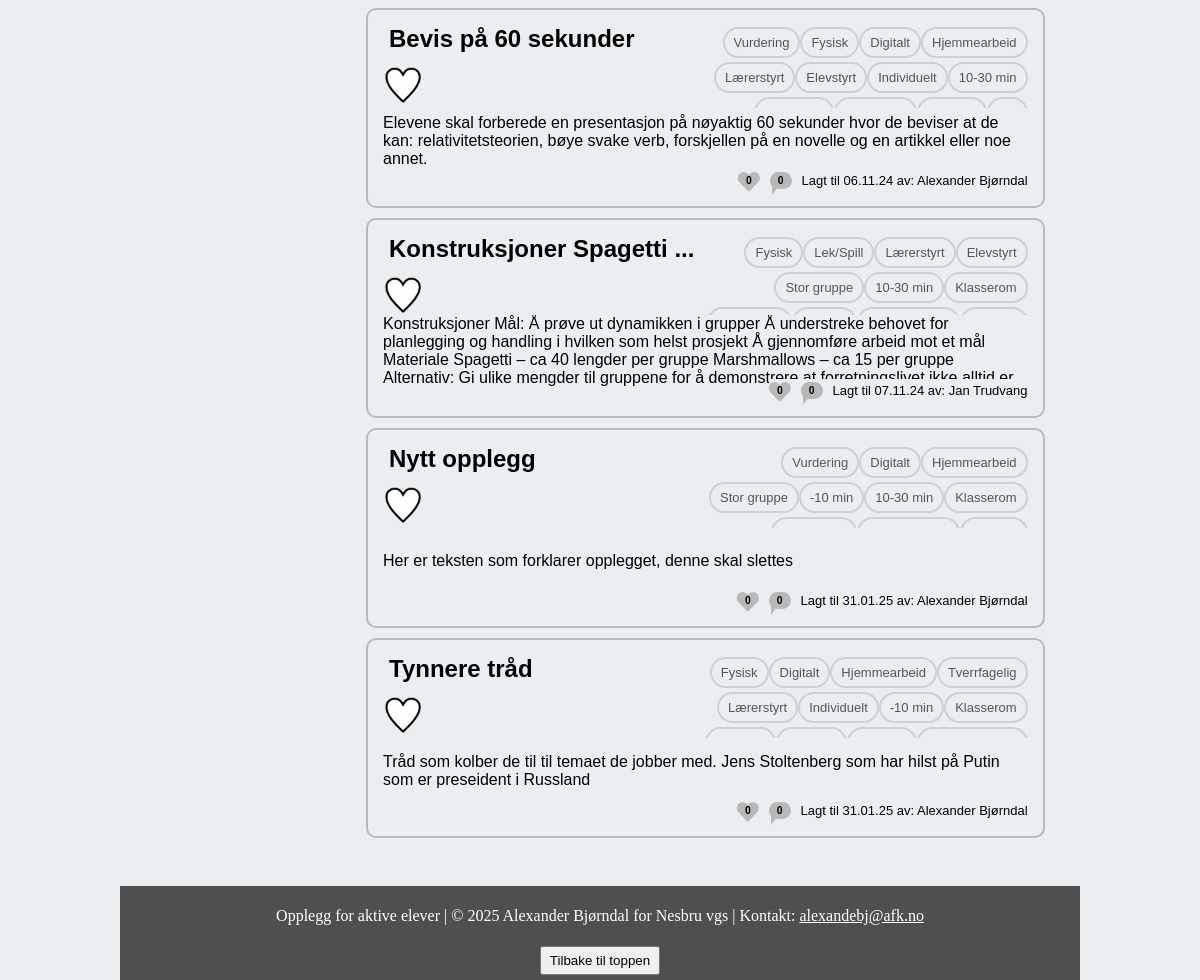
Before: / (lower part) with the older database file.
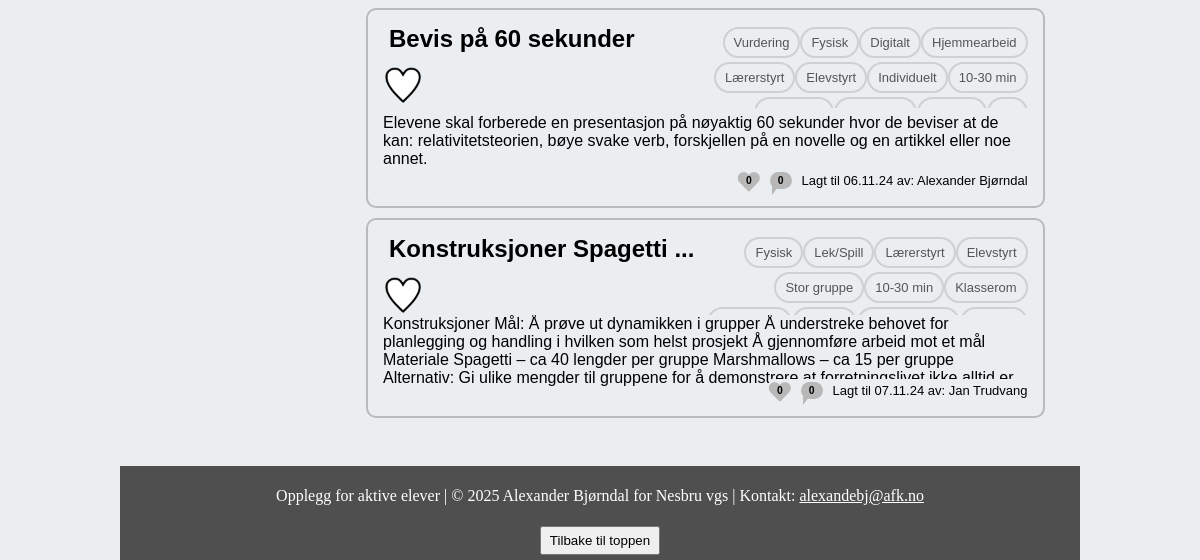
After: the same page with the newer database file.
### website/models.py (models this page shows)
class Opplegg(db.Model):
    __tablename__ = "opplegg"
    id = db.Column(db.Integer, primary_key=True)
    name = db.Column(db.String(1000))
    data = db.Column(db.String(10000))
    date = db.Column(db.DateTime(timezone=True), default=func.now())
    user_id = db.Column(db.Integer, db.ForeignKey('user.id'))
    traits = db.relationship('Trait', secondary=opplegg_traits, backref='opplegg')
    comments = db.relationship('Comment', back_populates='opplegg')

class Trait(db.Model):
    __tablename__ = 'trait'
    id = db.Column(db.Integer, primary_key=True)
    name = db.Column(db.String(100))
    klasse = db.Column(db.String(100))
    forklaring = db.Column(db.String(500))

class User(db.Model, UserMixin):
    __tablename__ = 'user'
    id = db.Column(db.Integer, primary_key=True)
    email = db.Column(db.String(150), unique=True)
    password = db.Column(db.String(150))
    first_name = db.Column(db.String(150))
    role = db.Column(db.String(50), default='user')
    is_email_confirmed = db.Column(db.Boolean, default=False)
    opplegg = db.relationship('Opplegg')
    favorites = db.relationship('Opplegg', secondary=opplegg_user_favorites, backref='user_favorite')
    comments = db.relationship('Comment', back_populates='user')

### website/views.py (the view)
@views.route('/', methods=['GET'])
def home():
    opplegg = Opplegg.query.all()
    users = User.query.all()
    traits = Trait.query.all()
    user_list = []
    for u in users:
        user_list.append([u.id, u.first_name])
    klasse_groups = defaultdict(list)
    for trait in traits:
        klasse_groups[trait.klasse].append(trait)
    opplegg_comment_counts = {
        opplegget.id: Comment.query.filter_by(opplegg_id=opplegget.id).count()
        for opplegget in opplegg
    }
    opplegg_favorites_counts = {
        opplegget.id: len([user for user in users if opplegget in user.favorites])
        for opplegget in opplegg
    }
    return render_template(
        "home.html",
        user=current_user,  # Current user
        users=user_list,     # List of users (ID, first name)
        all_opplegg=opplegg,  # List of all opplegg
        traits=traits,       # List of traits
        klasse_groups=klasse_groups,  # Grouped traits
        opplegg_comment_counts=opplegg_comment_counts,  # Comment counts by opplegg ID
        opplegg_favorites_counts=opplegg_favorites_counts  # Favorites counts by opplegg ID
    )

### website/templates/home.html (shortened to what this page needs)
{% extends "base.html" %}{% block title %}Opplegg for aktive elever{% endblock %} {%
block content %}
<div id="opplegg-color-part">
  <div class="child">
  </div>
  <div class="child" id="opplegg-details">
    <div class="list-group">
      {% for opplegg in all_opplegg %}
      <a href="{{ url_for('views.se_opplegg', opplegg_id=opplegg.id) }}"
        class="list-group-item"
        data-traits="{{ ','.join(opplegg.traits|map(attribute='name')) }}"
        data-title="{{ opplegg.name }}"
        data-description="{{ opplegg.data }}"
        data-is-favorite="{{ 'true' if current_user.is_authenticated and opplegg in current_user.favorites else 'false' }}"
        id="opplegg-{{ opplegg.id }}"
      >
        <div class="opplegg-title">{{ opplegg.name }}</div>
        <article class="opplegg-traits">
          {% for p in opplegg.traits %}
          <button class="opplegg-trait">{{ p.name }}</button>
          {% endfor %}
        </article>
        <form
          action="{{ url_for('views.toggle_favorite') }}"
          method="POST"
          style="display: inline"
        >
          <button
            type="submit"
            style="
              border: none;
              background: transparent;
              padding: 0;
              cursor: pointer;
            "
          >
            <img
              src="{{ url_for('static', filename='Heart-' + ('full' if current_user.is_authenticated and opplegg in current_user.favorites else 'empty') + '.png') }}"
              class="opplegg-favorite"
            />
          </button>
        </form>
        <div class="opplegg-text" readonly>{{ opplegg.data }}</div>
        <div class="opplegg-date-user">
          <div class="favorite-count">
            <i class="fas fa-heart"></i>
            <span class="favorite-number">{{ opplegg_favorites_counts[opplegg.id] }}</span>
          </div>
          <div class="comment-count">
            <span class="comment-bubble">{{ opplegg_comment_counts[opplegg.id] }}</span>
          </div>
          Lagt til {{ opplegg.date.strftime("%d.%m.%y") }} av:
          {% for u in users %}
            {% if u[0] == opplegg.user_id %}
              {{ u[1] }}
            {% endif %}
          {% endfor %}
        </div>
      </a>
      {% endfor %}
    </div>
  </div>
</div>
{% endblock %}

### website/templates/base.html (shortened to what this page needs)
<!DOCTYPE html>
<html>
  <head class="mainclass">
    <link href="https://cdnjs.cloudflare.com/ajax/libs/font-awesome/5.15.4/css/all.min.css" rel="stylesheet">
    <link rel="stylesheet" href="{{ url_for('static', filename='home.css') }}" />
  </head>
  <body class="mainclass">
    <div class="container">{% block content %}{% endblock %}</div>
    <footer>
      <div class="footer-content">
        <p>
          Opplegg for aktive elever | &copy;
          <span id="current-year"></span> Alexander Bjørndal for Nesbru vgs |
          Kontakt: <span id="email1"></span>
        </p>
      </div>
      <button id="back-to-top" onclick="window.scrollTo(0, 0)">
        Tilbake til toppen
      </button>
    </footer>
  </body>
</html>

### website/static/home.css (style rules this page uses)
html, body { height: 100%; margin: 0; display: flex; flex-direction: column; background: #eaeef1; }
#opplegg-color-part { background: #eaeef1; padding: 0.1rem; display: flex; justify-content: space-between; flex-wrap: wrap; }
.child { padding: 1rem; }
.child:first-child { flex: 1; }
.child:last-child { flex: 4; }
.container { font-family: "Font Awesome 5 Free", Tahoma, Geneva, Verdana, sans-serif; flex: 1; display: grid; }
.list-group { display: grid; grid-template-columns: 1fr; grid-template-rows: 1fr; grid-column-gap: 0px; grid-row-gap: 0px; width: 95%; margin: 0 auto; }
.list-group-item { display: grid; border: 2px solid rgb(186, 186, 186); border-radius: 10px; grid-template-columns: repeat(3, 1fr) minmax(0, 3fr); grid-template-rows: 4fr 5fr 1.2fr 9fr 2fr; max-height: 200px; margin-bottom: 10px; padding: 15px; box-sizing: border-box; transition: opacity 0.2s ease, visibility 0.2s ease; }
.opplegg-title { background: #eaeef1; font-size: x-large; font-weight: bolder; align-self: start; -webkit-line-clamp: 1; line-clamp: 1; display: inline-block; overflow: hidden; text-overflow: clip; padding-left: 6px; grid-area: 1 / 1 / 2 / 4; transition: overflow 0.2s; display: -webkit-box; -webkit-box-orient: vertical; min-height: 30px; }
.opplegg-traits { background: #eaeef1; align-self: start; justify-self: end; overflow: hidden; display: inline-block; height: 100%; grid-area: 1 / 4 / 3 / 5; transition: overflow 0.3s; max-height: 100px; max-width: 90vw; flex-shrink: 0; display: flex; flex-direction: row; flex-wrap: wrap; justify-content: flex-end; }
.opplegg-favorite { background: #eaeef1; justify-self: start; grid-area: 2 / 1 / 3 / 2; cursor: pointer; width: 40px; height: 40px; transition: transform 0.2s; }
.opplegg-text { background: #eaeef1; display: -webkit-box; -webkit-box-orient: vertical; -webkit-line-clamp: 4; line-clamp: 4; overflow: hidden; text-overflow: clip; grid-area: 4 / 1 / 5 / 5; align-self: center; font-size: medium; box-sizing: border-box; transition: overflow 0.3s; }
.mainclass { margin-left: 10%; margin-right: 10%; }
.opplegg-date-user { display: flex; background: #eaeef1; align-items: center; gap: 10px; justify-self: end; align-self: end; margin-top: 2px; font-size: 13px; grid-area: 5 / 4 / 6 / 5; }
footer { background-color: #4f4f4f; color: #fff; text-align: center; padding: 5px 0; margin-top: 20px; }
#back-to-top { margin-top: 5px; padding: 5px 8px; cursor: pointer; }
a.list-group-item { text-decoration: none; color: inherit; }
form button { margin-top: 10px; padding: 10px 20px; background-color: #007bff; color: white; border: none; border-radius: 5px; }
.comment-bubble { position: relative; background-color: #b8b8b8; padding: 3px 8px; border-radius: 25px; display: inline-block; font-weight: bold; font-size: 0.8em; }
.comment-bubble:after { content: ''; position: absolute; bottom: -6px; left: 10%; width: 0; height: 0; border-top: 8px solid transparent; border-left: 6px solid #b8b8b8; border-bottom: 8px solid transparent; border-right: 4px solid transparent; }
.favorite-count { display: inline-flex; align-items: center; gap: 5px; color: #b8b8b8; font-size: 1em; position: relative; }
.favorite-count i { font-size: 22px; position: relative; top: 2px; }
.favorite-count .favorite-number { position: absolute; top: 50%; left: 50%; transform: translate(-50%, -50%); font-size: 0.8em; color: black; font-weight: bold; }

Changed rows visible on the page:
removed Opplegg: name "Nytt opplegg", data "Her er teksten som forklarer opplegget, denne skal slettes", opplegg_favorites_counts "0", opplegg_comment_counts "0", date "31.01.25", Trait (name "Vurdering"), Trait (name "Digitalt"), Trait (name "Hjemmearbeid"), Trait (name "Stor gruppe"), Trait (name "10-30 min"), Trait (name "Klasserom"), User (first_name "Alexander Bjørndal")
no longer on this page (row unchanged): Trait: name "-10 min"
removed Opplegg: name "Tynnere tråd", data "Tråd som kolber de til til temaet de jobber med. Jens Stoltenberg som har hilst på Putin som er preseident i Russland", opplegg_favorites_counts "0", opplegg_comment_counts "0", date "31.01.25", Trait (name "Fysisk"), Trait (name "Digitalt"), Trait (name "Hjemmearbeid"), Trait (name "Lærerstyrt"), Trait (name "Individuelt"), Trait (name "Klasserom"), User (first_name "Alexander Bjørndal")
no longer on this page (row unchanged): Trait: name "Tverrfagelig", shown under "Tynnere tråd"
